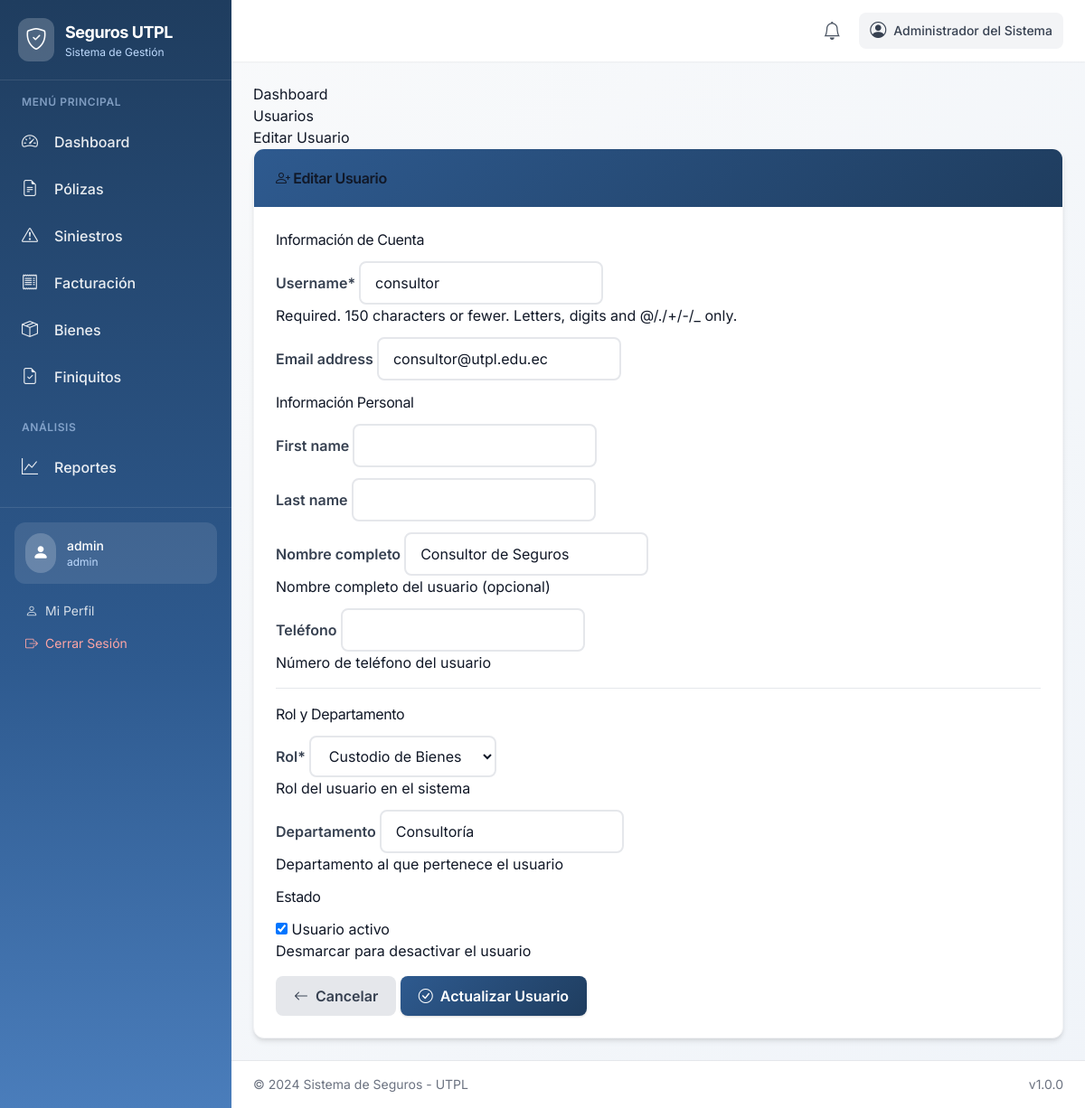
The app's page /accounts/users/8/edit/ (signed in) with its own data.
### accounts/models.py (models this page shows, shortened)
class UserProfile(AbstractUser):
    ROLE_CHOICES = [
        ('admin', _('Administrador')),
        ('insurance_manager', _('Gerente de Seguros')),
        ('requester', _('Custodio de Bienes')),
    ]
    full_name = models.CharField(
        _('Nombre completo'),
        max_length=255,
        blank=True
    )
    role = models.CharField(
        _('Rol'),
        max_length=20,
        choices=ROLE_CHOICES,
        default='requester'
    )
    department = models.CharField(
        _('Departamento'),
        max_length=100,
        blank=True
    )
    phone = models.CharField(
        _('Teléfono'),
        max_length=20,
        blank=True
    )
    created_at = models.DateTimeField(_('Fecha de creación'), auto_now_add=True)
    updated_at = models.DateTimeField(_('Fecha de actualización'), auto_now=True)
    class Meta:
        verbose_name = _('Perfil de Usuario')
        verbose_name_plural = _('Perfiles de Usuario')
        ordering = ['-created_at']
    def get_full_name(self):
        if self.full_name:
            return self.full_name
        return super().get_full_name() or self.username
    def get_role_permissions(self):
        permissions_map = {
            'admin': [
                'users_read', 'users_write', 'users_create', 'users_update', 'users_delete', 'users_manage',
                'policies_read', 'policies_write', 'policies_create', 'policies_update', 'policies_delete', 'policies_manage',
                'claims_read', 'claims_write', 'claims_update', 'claims_delete', 'claims_manage',
                'invoices_read', 'invoices_write', 'invoices_create', 'invoices_update', 'invoices_delete', 'invoices_manage',
                'assets_read', 'assets_write', 'assets_create', 'assets_update', 'assets_delete', 'assets_manage',
                'reports_read', 'reports_write', 'reports_create', 'reports_update', 'reports_delete', 'reports_manage',
                'insurance_companies_read', 'insurance_companies_write', 'insurance_companies_create', 'insurance_companies_update', 'insurance_companies_delete', 'insurance_companies_manage',
                'brokers_read', 'brokers_write', 'brokers_create', 'brokers_update', 'brokers_delete', 'brokers_manage',
                'settings_read', 'settings_write', 'settings_create', 'settings_update', 'settings_delete', 'settings_manage',
                'alerts_read', 'alerts_create', 'alerts_write', 'alerts_execute', 'alerts_delete'
            ],
            'insurance_manager': [
                'users_read',
                'policies_read', 'policies_write', 'policies_create', 'policies_update', 'policies_delete',
                'claims_read', 'claims_write', 'claims_update', 'claims_manage',
                'invoices_read', 'invoices_write', 'invoices_create', 'invoices_update',
                'assets_read',
                'reports_read',
                'insurance_companies_read', 'insurance_companies_write', 'insurance_companies_create', 'insurance_companies_update',
                'brokers_read', 'brokers_write', 'brokers_create', 'brokers_update'
            ],
            'requester': [
                'claims_read', 'claims_write', 'claims_create',
                'assets_read'  # Only their own assets
            ]
        }
        return permissions_map.get(self.role, [])
    def has_perm(self, perm, obj=None):
        if super().has_perm(perm, obj):
            return True
        if not self.is_active or not perm:
            return False
        codename = perm.split('.')[-1]
        return codename in self.get_role_permissions()
    def has_perms(self, perm_list, obj=None):
        return all(self.has_perm(perm, obj) for perm in perm_list)

### accounts/views.py (the view)
# urls.py: path('users/<int:pk>/edit/', views.user_edit, name='user_edit'),
@login_required
@permission_required('accounts.users_write', raise_exception=True)
def user_edit(request, pk):
    user = get_object_or_404(UserProfile, pk=pk)
    if request.method == 'POST':
        form = UserProfileChangeForm(request.POST, instance=user)
        if form.is_valid():
            old_values = {
                'username': user.username,
                'email': user.email,
                'first_name': user.first_name,
                'last_name': user.last_name,
                'full_name': user.full_name,
                'role': user.role,
                'department': user.department,
                'phone': user.phone,
                'is_active': user.is_active
            }
            updated_user = form.save()
            new_values = {
                'username': updated_user.username,
                'email': updated_user.email,
                'first_name': updated_user.first_name,
                'last_name': updated_user.last_name,
                'full_name': updated_user.full_name,
                'role': updated_user.role,
                'department': updated_user.department,
                'phone': updated_user.phone,
                'is_active': updated_user.is_active
            }
            AuditLog.log_action(
                user=request.user,
                action_type='update',
                entity_type='user',
                entity_id=str(updated_user.id),
                description=f'Usuario actualizado: {updated_user.username}',
                old_values=old_values,
                new_values=new_values
            )
            messages.success(request, _('Usuario actualizado exitosamente.'))
            return redirect('accounts:user_detail', pk=updated_user.pk)
    else:
        form = UserProfileChangeForm(instance=user)
    return render(request, 'accounts/user_form.html', {
        'form': form,
        'user_obj': user,
        'title': _('Editar Usuario'),
        'submit_text': _('Actualizar Usuario'),
    })

### templates/accounts/user_form.html (shortened to what this page needs)
{% extends 'base.html' %}
{% load static %}
{% load crispy_forms_tags %}
{% block content %}
<div class="row">
    <div class="col-12">
        <nav aria-label="breadcrumb">
            <ol class="breadcrumb">
                <li class="breadcrumb-item"><a href="{% url 'accounts:dashboard' %}">Dashboard</a></li>
                <li class="breadcrumb-item"><a href="{% url 'accounts:user_list' %}">Usuarios</a></li>
                <li class="breadcrumb-item active">{{ title }}</li>
            </ol>
        </nav>
    </div>
</div>
<div class="row">
    <div class="col-lg-8 mx-auto">
        <div class="card">
            <div class="card-header">
                <h4 class="mb-0">
                    <i class="bi bi-person-plus"></i> {{ title }}
                </h4>
            </div>
            <div class="card-body">
                <form method="post" novalidate>
                    <div class="row">
                        <div class="col-md-6">
                            <h5 class="mb-3">Información de Cuenta</h5>
                            {{ form.username|as_crispy_field }}
                            {{ form.email|as_crispy_field }}
                        </div>
                        <div class="col-md-6">
                            <h5 class="mb-3">Información Personal</h5>
                            {{ form.first_name|as_crispy_field }}
                            {{ form.last_name|as_crispy_field }}
                            {{ form.full_name|as_crispy_field }}
                            {{ form.phone|as_crispy_field }}
                        </div>
                    </div>
                    <hr class="my-4">
                    <div class="row">
                        <div class="col-md-6">
                            <h5 class="mb-3">Rol y Departamento</h5>
                            {{ form.role|as_crispy_field }}
                            {{ form.department|as_crispy_field }}
                        </div>
                        <div class="col-md-6">
                            <h5 class="mb-3">Estado</h5>
                            {% if form.is_active %}
                            {{ form.is_active|as_crispy_field }}
                            {% endif %}
                        </div>
                    </div>
                    <div class="d-flex justify-content-between mt-4">
                        <a href="{% url 'accounts:user_list' %}" class="btn btn-secondary">
                            <i class="bi bi-arrow-left"></i> Cancelar
                        </a>
                        <button type="submit" class="btn btn-primary">
                            <i class="bi bi-check-circle"></i> {{ submit_text }}
                        </button>
                    </div>
                </form>
            </div>
        </div>
    </div>
</div>
{% endblock %}

### templates/base.html (shortened to what this page needs)
{% load static %}
<!DOCTYPE html>
<html lang="es">
<head>
    <script src="https://cdn.tailwindcss.com"></script>
    <link href="https://cdn.jsdelivr.net/npm/bootstrap-icons@1.10.0/font/bootstrap-icons.css" rel="stylesheet">
    <link href="{% static 'css/style.css' %}" rel="stylesheet">
</head>
<body class="bg-gray-100 font-sans">
    <div class="flex min-h-screen">
        {% if user.is_authenticated and user_permissions %}
        <aside id="sidebar"
            class="fixed inset-y-0 left-0 z-50 w-64 transform -translate-x-full lg:translate-x-0 transition-transform duration-300"
            style="background: linear-gradient(180deg, #1f3d5f 0%, #2e5a8f 60%, #4a7dbb 100%);">
            <div class="flex items-center space-x-3 p-5 border-b border-white/10">
                <div class="bg-white/20 p-2 rounded-xl">
                    <i class="bi bi-shield-check text-white text-2xl"></i>
                </div>
                <div>
                    <h1 class="text-white font-bold text-lg">Seguros UTPL</h1>
                    <p class="text-blue-200 text-xs">Sistema de Gestión</p>
                </div>
            </div>
            <nav class="sidebar-nav flex-1 overflow-y-auto px-3 py-4">
                <p class="text-blue-200/60 text-xs font-semibold uppercase tracking-wider px-3 mb-3">Menú Principal</p>
                <a href="{% url 'accounts:dashboard' %}"
                    class="nav-link flex items-center space-x-3 text-white/90 hover:text-white px-3 py-2.5 rounded-lg mb-1">
                    <i class="bi bi-speedometer2 text-lg w-6"></i>
                    <span class="font-medium">Dashboard</span>
                </a>
                {% if 'policies_read' in user_permissions %}
                <a href="{% url 'policies:policy_list' %}"
                    class="nav-link flex items-center space-x-3 text-white/90 hover:text-white px-3 py-2.5 rounded-lg mb-1">
                    <i class="bi bi-file-earmark-text text-lg w-6"></i>
                    <span class="font-medium">Pólizas</span>
                </a>
                {% endif %}
                {% if 'claims_read' in user_permissions %}
                <a href="{% url 'claims:claim_list' %}"
                    class="nav-link flex items-center space-x-3 text-white/90 hover:text-white px-3 py-2.5 rounded-lg mb-1">
                    <i class="bi bi-exclamation-triangle text-lg w-6"></i>
                    <span class="font-medium">Siniestros</span>
                </a>
                {% endif %}
                {% if 'invoices_read' in user_permissions %}
                <a href="{% url 'invoices:invoice_list' %}"
                    class="nav-link flex items-center space-x-3 text-white/90 hover:text-white px-3 py-2.5 rounded-lg mb-1">
                    <i class="bi bi-receipt text-lg w-6"></i>
                    <span class="font-medium">Facturación</span>
                </a>
                {% endif %}
                {% if 'assets_read' in user_permissions %}
                <a href="{% url 'assets:asset_list' %}"
                    class="nav-link flex items-center space-x-3 text-white/90 hover:text-white px-3 py-2.5 rounded-lg mb-1">
                    <i class="bi bi-box-seam text-lg w-6"></i>
                    <span class="font-medium">Bienes</span>
                </a>
                {% endif %}
                {% if 'claims_read' in user_permissions %}
                <a href="{% url 'claims:claim_settlements_list' %}"
                    class="nav-link flex items-center space-x-3 text-white/90 hover:text-white px-3 py-2.5 rounded-lg mb-1">
                    <i class="bi bi-file-earmark-check text-lg w-6"></i>
                    <span class="font-medium">Finiquitos</span>
                </a>
                {% endif %}
                {% if 'reports_read' in user_permissions %}
                <p class="text-blue-200/60 text-xs font-semibold uppercase tracking-wider px-3 mt-6 mb-3">Análisis</p>
                <a href="{% url 'reports:report_list' %}"
                    class="nav-link flex items-center space-x-3 text-white/90 hover:text-white px-3 py-2.5 rounded-lg mb-1">
                    <i class="bi bi-graph-up text-lg w-6"></i>
                    <span class="font-medium">Reportes</span>
                </a>
                {% endif %}
            </nav>
            <div class="p-4 border-t border-white/10">
                <div class="bg-white/10 rounded-xl p-3 mb-3">
                    <div class="flex items-center space-x-3">
                        <div class="bg-white/20 p-2 rounded-full">
                            <i class="bi bi-person-fill text-white text-lg"></i>
                        </div>
                        <div class="flex-1 min-w-0">
                            <p class="text-white font-medium text-sm truncate">{{ user.username }}</p>
                            <p class="text-blue-200 text-xs">{{ user.role }}</p>
                        </div>
                    </div>
                </div>
                <a href="{% url 'accounts:profile' %}"
                    class="flex items-center space-x-2 text-white/80 hover:text-white px-3 py-2 rounded-lg hover:bg-white/10 text-sm">
                    <i class="bi bi-person"></i>
                    <span>Mi Perfil</span>
                </a>
                <a href="{% url 'accounts:logout' %}"
                    class="flex items-center space-x-2 text-red-300 hover:text-red-200 px-3 py-2 rounded-lg hover:bg-red-500/20 text-sm">
                    <i class="bi bi-box-arrow-right"></i>
                    <span>Cerrar Sesión</span>
                </a>
            </div>
        </aside>
        {% endif %}
        <div
            class="flex-1 flex flex-col min-h-screen {% if user.is_authenticated and user_permissions %}lg:ml-64{% endif %}">
            {% if user.is_authenticated and user_permissions %}
            <header class="bg-white shadow-sm sticky top-0 z-30">
                <div class="flex items-center justify-between px-4 lg:px-6 py-3">
                    <div class="flex items-center space-x-3 ml-auto">
                        <div class="relative" x-data="{ open: false }">
                            <button @click="open = !open"
                                class="relative p-2 text-gray-600 hover:bg-gray-100 rounded-lg">
                                <i class="bi bi-bell text-xl"></i>
                            </button>
                        </div>
                        <div
                            class="hidden lg:flex items-center space-x-2 text-gray-700 bg-gray-100 px-3 py-1.5 rounded-lg">
                            <i class="bi bi-person-circle text-lg"></i>
                            <span class="text-sm font-medium">{{ user_full_name|default:user.username }}</span>
                        </div>
                    </div>
                </div>
            </header>
            {% endif %}
            <main class="flex-1 {% if user.is_authenticated and user_permissions %}p-4 lg:p-6{% endif %}">
                {% block content %}{% endblock %}
            </main>
            {% if user.is_authenticated and user_permissions %}
            <footer class="bg-white border-t border-gray-200 mt-auto">
                <div
                    class="px-4 lg:px-6 py-4 flex flex-col sm:flex-row justify-between items-center text-sm text-gray-500">
                    <span>&copy; 2024 Sistema de Seguros - UTPL</span>
                    <span class="mt-1 sm:mt-0">v1.0.0</span>
                </div>
            </footer>
            {% endif %}
        </div>
    </div>
</body>
</html>

### records on screen
UserProfile: username "admin", role "admin", full_name+username "Administrador del Sistema"
UserProfile: username "consultor", email "consultor@utpl.edu.ec", full_name "Consultor de Seguros", role "Custodio de Bienes", department "Consultoría", is_active "☑"

### other values on screen
{{ title }} "Editar Usuario"
{{ submit_text }} "Actualizar Usuario"
